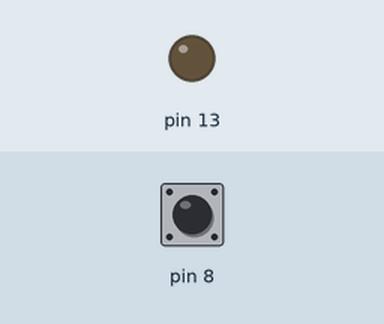
Recording of a sketch running on a simulated Arduino Uno, built with avr-gcc and run on an emulated ATmega328P. Parts: output pins drawn as LEDs (lit = HIGH). The test bench sets the inputs (shaded band); at power-on: pin 8 HIGH.

Above: at 1.2 s.
1.3 s: pin 8 pulled LOW for 0.15 s
At 1.37 s:
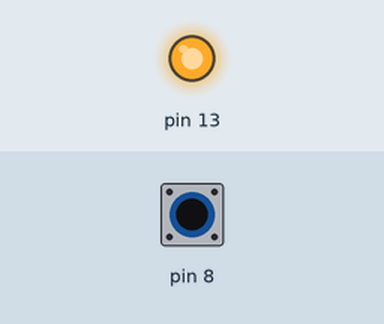
2.9 s: pin 8 pulled LOW for 3.2 s
At 7.3 s:
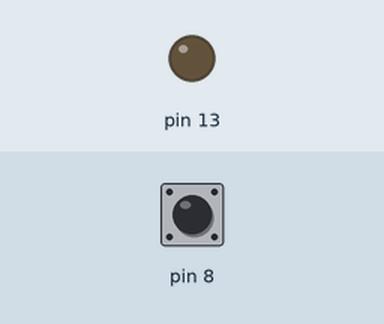
Timing chart, 0 to 8.8 s (numbered marks = the images above; inputs shaded):
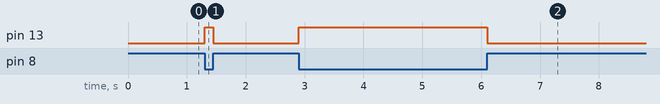

The sketch:

Lab2Circuit1b.ino
```cpp
/*
  Lab 2, Circuit 1b
  Using a pushbutton to turn on/off an LED
  By: Mohammad & Martin
  Created: 2/9/2022
  I/O Pins
  A0:
  A1:
  A2:
  A3:
  A4:
  A5:
  D0:
  D1:
  D2:
  D3:
  D4:
  D5:
  D6:
  D7:
  D8: Pushbutton
  D9:
  D10:
  D11:
  D12:
  D13: LED
*/

void setup()
{
  // Set DDRB bit 5
  // This causes Arduino pin D13 to be an output
  DDRB = 0x20;
  PORTB |= 0x01;//turn on internal resistor on pin D8
}

void loop()
{
  //Read value from pushbutton (D8)
  unsigned char buttonState = PINB & 0x01;

  if (buttonState) {
    //Turn on LED
    PORTB &= 0xDF;
  }
  else {
    // Turn off LED
    PORTB |= 0x20;
  }

}
```

Measured:
- after the input at 1.3 s, pin 13: LOW → HIGH at once, → LOW 0.15 s later
- after the input at 2.9 s, pin 13: LOW → HIGH at once, → LOW 3.2 s later
